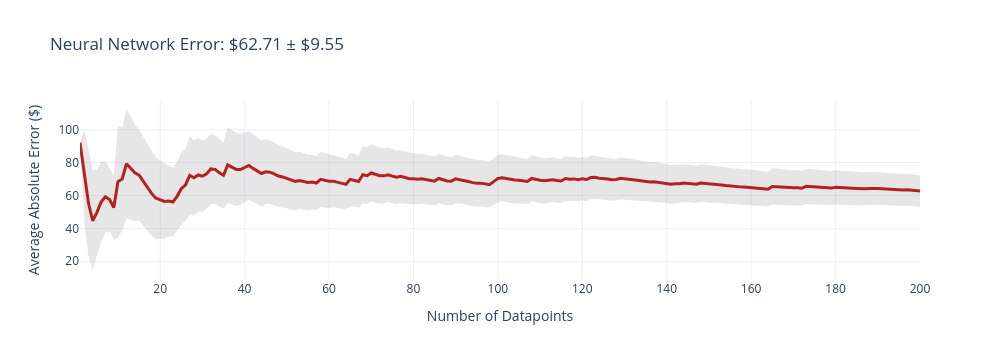
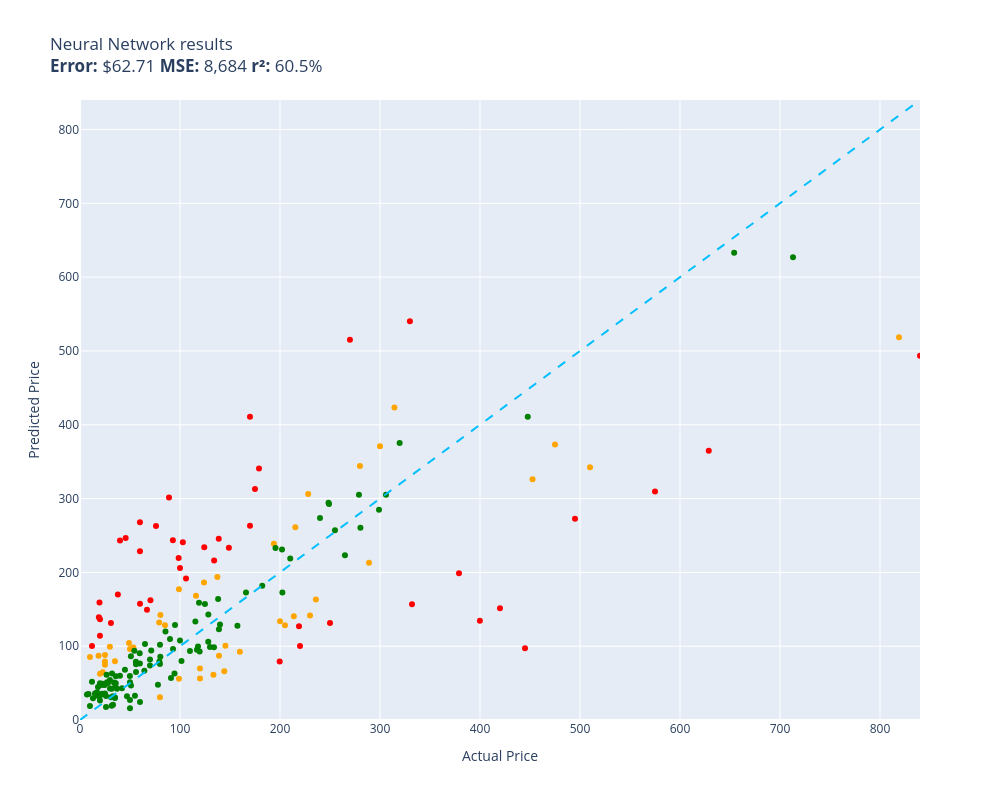

These figures' notebook cell, in order:
### Code cell
evaluate(neural_network, test)

### Figure 1 — Plotly figure (JSON) as saved in the notebook; plotly's stock layout.template omitted (floating-point values rounded to 4 significant figures; data arrays with more than 128 entries replaced by an {"elided": "..."} marker saying what was removed)
{"data": [{"fill": "toself", "fillcolor": "rgba(128,128,128,0.2)", "hoverinfo": "skip", "line": {"color": "rgba(255,255,255,0)"}, "name": "95% CI", "showlegend": false, "type": "scatter", "x": {"elided": "400 int values"}, "y": {"elided": "400 float values"}}, {"customdata": {"elided": "200x1 float values"}, "hovertemplate": "n=%{x}<br>Avg Error=$%{y:,.2f}<br>±95% CI=$%{customdata[0]:,.2f}<extra></extra>", "line": {"color": "firebrick", "width": 3}, "mode": "lines", "name": "Cumulative Avg Error", "type": "scatter", "x": {"elided": "200 int values"}, "y": {"elided": "200 float values"}}], "layout": {"height": 360, "showlegend": false, "title": {"text": "Neural Network Error: $62.71 ± $9.55"}, "width": 1000, "xaxis": {"title": {"text": "Number of Datapoints"}}, "yaxis": {"title": {"text": "Average Absolute Error ($)"}}}}

### Figure 2 — Plotly figure (JSON) as saved in the notebook; plotly's stock layout.template omitted (floating-point values rounded to 4 significant figures)
{"data": [{"customdata": [["Old Blood Noise Excess V2 Distortion Cho...\nGuess=$126.91 Actual=$219.00"], ["Pump Head TBVECHI 175PSI 4KW 5.5HP 21CFM...\nGuess=$540.15 Actual=$329.90"], ["Metabo HPT 36V MultiVolt™ Cordless Rotar...\nGuess=$198.82 Actual=$379.00"], ["SKB iSeries 3i-13096-6KP Case for BlackM...\nGuess=$312.88 Actual=$174.99"], ["Bam Trekking 3027SB Single Black Clarine...\nGuess=$156.71 Actual=$332.00"], ["Mini PC, Kinupute Desktop Computer E3-12...\nGuess=$272.82 Actual=$495.00"], ["Aolemi Oil Rubbed Bronze Single Function...\nGuess=$219.64 Actual=$98.65"], ["10GBase-LR SFP+ Transceiver, Handar 10GB...\nGuess=$136.33 Actual=$19.99"], ["Deco Mount Pro Tripod Microphone Stand w...\nGuess=$228.59 Actual=$59.95"], ["Southwire 120V/15A Right Angle User Atta...\nGuess=$169.92 Actual=$37.87"], ["JRready ST6313 DT Deutsch Connector Kit,...\nGuess=$79.42 Actual=$199.68"], ["Dakota Alert MURS Alert Probe Sensor - M...\nGuess=$100.18 Actual=$219.99"], ["Diversitech WG840585 Motor, (Ddb) 1/3Hp,...\nGuess=$216.09 Actual=$134.12"], ["MC: Pindicator (Dual Intensity Amber)\nGuess=$243.28 Actual=$40.00"], ["Poison Spyder 10-08-020 Rocker Knocker\nGuess=$364.94 Actual=$628.76"], ["Lighted Triangle Mirror Cabinet Bathroom...\nGuess=$97.17 Actual=$445.00"], ["BESTILL Wall Mounted Shower Faucet Set, ...\nGuess=$262.73 Actual=$76.00"], ["Engine Thermostat, Replace 19301-PAA-306...\nGuess=$139.16 Actual=$18.89"], ["Dell Optiplex 390 Desktop Computer i3 3....\nGuess=$234.04 Actual=$124.27"], ["Satco S9596, 4 Count (Pack of 1), 4.18\nGuess=$100.26 Actual=$12.00"], ["LEGO Marvel Avengers War Machine Buster ...\nGuess=$267.83 Actual=$59.95"], ["KOHLER K-1185540-CP Assembly-Slider\nGuess=$246.72 Actual=$45.67"], ["Aeromotive 13304 Regulator, X1 Adjustabl...\nGuess=$515.16 Actual=$269.95"], ["Walker Exhaust Ultra EPA 16478 Direct Fi...\nGuess=$309.63 Actual=$574.99"], ["4LT LUMINETTE Vanity Opal GLS BSN\nGuess=$205.85 Actual=$99.99"], ["Canon Sure Shot 90u 35mm Date Camera\nGuess=$134.44 Actual=$399.89"], ["Wilkinson LOW GAUSS Vintage Tone Strat S...\nGuess=$131.41 Actual=$30.93"], ["Ibanez M510OVS Acoustic Mandolin in Vint...\nGuess=$410.94 Actual=$169.99"], ["Chalkboard Name Badges with Magnetic Bac...\nGuess=$114.22 Actual=$19.95"], ["GENUINE VOLVO THERMOSTAT (3.0, 3.2) S60 ...\nGuess=$240.72 Actual=$102.85"], ["CradlePoint Compact Broadband Router (CB...\nGuess=$301.53 Actual=$89.00"], ["Pyle Wireless Rear View Backup Camera - ...\nGuess=$162.21 Actual=$70.45"], ["18 Inch White Undermount Kitchen Sink - ...\nGuess=$340.67 Actual=$179.00"], ["Music Hall pa15.3 MM/MC Phono Preamplifi...\nGuess=$131.54 Actual=$250.00"], ["Lorell Bell Chair Glide, 2.5\", Black\nGuess=$159.03 Actual=$19.50"], ["KUNFINE Android Radio CarPlay & Android ...\nGuess=$191.86 Actual=$106.00"], ["Dell XPS 13 9343-2727SLV 13.3\" Full HD S...\nGuess=$493.50 Actual=$839.99"], ["Pacific Drums PDCM1618TTRB 16 x 18 Inche...\nGuess=$151.37 Actual=$419.99"], ["Vinyl Soft Top Roll-up Adjustable Truck ...\nGuess=$233.46 Actual=$148.88"], ["Blanco 230966 Valea Stainless Steel Sink...\nGuess=$243.51 Actual=$92.88"], ["KZ ZS10 Pro in Ear Monitor Headphone KZ ...\nGuess=$149.22 Actual=$66.99"], ["Fender Hendrix Voodoo Child Coiled Instr...\nGuess=$157.63 Actual=$59.99"], ["Garmin 010-12402-10 GT15M-TM Transom-Mou...\nGuess=$245.61 Actual=$138.74"], ["Xiaomi Redmi 10 2022 NFC 4G LTE (128GB +...\nGuess=$263.06 Actual=$169.99"]], "hovertemplate": "%{customdata[0]}<extra></extra>", "legendgroup": "red", "marker": {"color": "red", "size": 6, "symbol": "circle"}, "mode": "markers", "name": "red", "orientation": "v", "showlegend": true, "type": "scatter", "x": [219.0, 329.9, 379.0, 175.0, 332.0, 495.0, 98.65, 19.99, 59.95, 37.87, 199.7, 220.0, 134.1, 40.0, 628.8, 445.0, 76.0, 18.89, 124.3, 12.0, 59.95, 45.67, 269.9, 575.0, 99.99, 399.9, 30.93, 170.0, 19.95, 102.8, 89.0, 70.45, 179.0, 250.0, 19.5, 106.0, 840.0, 420.0, 148.9, 92.88, 66.99, 59.99, 138.7, 170.0], "xaxis": "x", "y": [126.9, 540.1, 198.8, 312.9, 156.7, 272.8, 219.6, 136.3, 228.6, 169.9, 79.42, 100.2, 216.1, 243.3, 364.9, 97.17, 262.7, 139.2, 234.0, 100.3, 267.8, 246.7, 515.2, 309.6, 205.9, 134.4, 131.4, 410.9, 114.2, 240.7, 301.5, 162.2, 340.7, 131.5, 159.0, 191.9, 493.5, 151.4, 233.5, 243.5, 149.2, 157.6, 245.6, 263.1], "yaxis": "y"}, {"customdata": [["telpo Headlight Assembly Fit For 15 Camr...\nGuess=$168.20 Actual=$115.99"], ["Stand for Raven Pro Document Scanner - P...\nGuess=$99.19 Actual=$29.85"], ["RBC12-UPC Replacement Battery Cartridge ...\nGuess=$141.68 Actual=$229.99"], ["SuppliesOutlet Compatible Toner Cartridg...\nGuess=$65.89 Actual=$144.29"], ["ACDelco GM Original Equipment FW339 Fron...\nGuess=$260.98 Actual=$215.33"], ["46mm Digital Pro High-Resolution Close-U...\nGuess=$62.74 Actual=$19.99"], ["Panasonic KX-TG6511B DECT 6.0 PLUS Expan...\nGuess=$132.22 Actual=$79.20"], ["CORSAIR Dominator Platinum RGB 32GB (2x1...\nGuess=$186.38 Actual=$124.00"], ["HK SYSTEMS 13\" Heavy Duty Black \"Push\" O...\nGuess=$128.23 Actual=$84.95"], ["DEWALT 20V MAX* XR Impact Driver with Bl...\nGuess=$326.13 Actual=$452.53"], ["Clementoni 39132.5 Jigsaw Puzzle 1,000 P...\nGuess=$30.70 Actual=$79.95"], ["GanFindX Portable Car Hand Controls for ...\nGuess=$92.50 Actual=$159.90"], ["Canon EOS Rebel T7 Digital SLR Camera wi...\nGuess=$518.53 Actual=$819.00"], ["Travelpro Platinum Elite Slim Business L...\nGuess=$140.72 Actual=$213.83"], ["DALDED LED Light Kit for Lego Sonic Gree...\nGuess=$88.12 Actual=$24.99"], ["Wenger City Upgrade Laptop Backpack with...\nGuess=$100.74 Actual=$145.42"], ["KOHLER 18865-CP Filtered Water Faucet, P...\nGuess=$373.29 Actual=$475.00"], ["Projector, CRAZVIEW Projector with WiFi ...\nGuess=$98.10 Actual=$53.40"], ["Sumerain S1339CM Double Handle Widesprea...\nGuess=$163.33 Actual=$235.86"], ["Trail Gear Twin Stick Kit for Top Shift ...\nGuess=$344.20 Actual=$279.92"], ["Neporal Full Spectrum Light Bulb, 6000K ...\nGuess=$86.89 Actual=$18.59"], ["Pidoko Kids Train Table, Grey with 90 Pc...\nGuess=$69.69 Actual=$119.97"], ["Marvel Legends Series X-Men 6-Inch Archa...\nGuess=$55.97 Actual=$98.95"], ["EMART Photography C Stand with Boom Arm,...\nGuess=$56.26 Actual=$119.99"], ["Pioneer 2AM401-BN Two Handle Kitchen Fau...\nGuess=$306.20 Actual=$228.22"], ["Urth 62mm UV, Circular Polarizing (CPL),...\nGuess=$87.17 Actual=$139.00"], ["Royal Designs, Inc. Decorative Abundant ...\nGuess=$74.72 Actual=$24.95"], ["AC Compressor & A/C Kit For BMW 335i 335...\nGuess=$423.45 Actual=$314.41"], ["Universal Power Group 12V 100Ah Sealed L...\nGuess=$133.90 Actual=$199.99"], ["Auertech Portable Washing Machine, 14lbs...\nGuess=$177.02 Actual=$98.99"], ["Evan Fischer Radiator Cooling Fan Assemb...\nGuess=$193.78 Actual=$137.34"], ["SP Air Corporation SP-8102BU 1/4-Inch He...\nGuess=$128.51 Actual=$204.99"], ["Diversitech UC2436-3 Ultralite Condenser...\nGuess=$142.18 Actual=$80.39"], ["4 Inches Rolled Muffler Tip Catback Exha...\nGuess=$238.69 Actual=$193.88"], ["Competition Clutch Disc and Pressure Pla...\nGuess=$342.32 Actual=$510.00"], ["A-Premium Front Suspension Steering Knuc...\nGuess=$104.41 Actual=$48.99"], ["Audio Techinca ATW-T1002 System 10 Handh...\nGuess=$212.92 Actual=$289.00"], ["Replacement Remote Control fit for Sony ...\nGuess=$85.39 Actual=$9.99"], ["Disney Princess Sparkling Princess Sleep...\nGuess=$79.30 Actual=$24.95"], ["Star Wars Die-Cast Metal TITANIUM Series...\nGuess=$64.79 Actual=$22.70"], ["HP Laserjet 2100 Laser Printer W/Test Pr...\nGuess=$370.74 Actual=$299.98"], ["Viola Bow 4/4 Full Size Carbon Fiber (Bl...\nGuess=$96.03 Actual=$49.99"], ["Targus CityGear Durable Backpack, Black,...\nGuess=$61.47 Actual=$133.43"], ["Jada Toys Ryan's World Combo Panda Airli...\nGuess=$79.44 Actual=$34.94"]], "hovertemplate": "%{customdata[0]}<extra></extra>", "legendgroup": "orange", "marker": {"color": "orange", "size": 6, "symbol": "circle"}, "mode": "markers", "name": "orange", "orientation": "v", "showlegend": true, "type": "scatter", "x": [116.0, 29.85, 230.0, 144.3, 215.3, 19.99, 79.2, 124.0, 84.95, 452.5, 79.95, 159.9, 819.0, 213.8, 24.99, 145.4, 475.0, 53.4, 235.9, 279.9, 18.59, 120.0, 98.95, 120.0, 228.2, 139.0, 24.95, 314.4, 200.0, 98.99, 137.3, 205.0, 80.39, 193.9, 510.0, 48.99, 289.0, 9.99, 24.95, 22.7, 300.0, 49.99, 133.4, 34.94], "xaxis": "x", "y": [168.2, 99.19, 141.7, 65.89, 261.0, 62.74, 132.2, 186.4, 128.2, 326.1, 30.7, 92.5, 518.5, 140.7, 88.12, 100.7, 373.3, 98.1, 163.3, 344.2, 86.89, 69.69, 55.97, 56.26, 306.2, 87.17, 74.72, 423.5, 133.9, 177.0, 193.8, 128.5, 142.2, 238.7, 342.3, 104.4, 212.9, 85.39, 79.3, 64.79, 370.7, 96.03, 61.47, 79.44], "yaxis": "y"}, {"customdata": [["NewPower99 Battery Kit for Samsung Galax...\nGuess=$32.72 Actual=$54.95"], ["EXMAX NG-10X Fresnel Lens Focusing Adapt...\nGuess=$81.87 Actual=$69.98"], ["8544771 Dryer Heating Element, 279816 Th...\nGuess=$49.79 Actual=$35.74"], ["Bam France 2002XL Contoured Hightech Bla...\nGuess=$626.92 Actual=$713.00"], ["Innovative Percussion CB-6 Chamois Bass ...\nGuess=$93.74 Actual=$54.32"], ["LOVE MEI Galaxy S10 Lite Case, Military ...\nGuess=$20.75 Actual=$32.98"], ["GJY Portable TV,10.6 inch Mini TV for AT...\nGuess=$79.12 Actual=$79.36"], ["LD Products Compatible Toner Cartridge R...\nGuess=$51.02 Actual=$49.98"], ["APS iBoard 6-inch Aluminum (Black Powder...\nGuess=$218.92 Actual=$210.23"], ["PEMP E65 E66 CDC Simulate Optical Fiber ...\nGuess=$158.72 Actual=$119.00"], ["Intermatic PX300 12V 300W Transformer wi...\nGuess=$98.55 Actual=$134.00"], ["June Garden 12\" Sweet Dolly Charlotte - ...\nGuess=$49.79 Actual=$19.99"], ["KOMPUTERBAY 4GB 2X 2GB DDR2 1066MHz PC2-...\nGuess=$85.76 Actual=$80.34"], ["Scranton & Co 3 Drawer Mobile File Cabin...\nGuess=$133.59 Actual=$115.35"], ["Evergreen HSHB2005 Cylinder Head Gasket ...\nGuess=$90.43 Actual=$59.69"], ["Task T24287 Roman Ogee Router Bit with 1...\nGuess=$78.98 Actual=$55.88"], ["15\" Locking Shower Head Extension Arm in...\nGuess=$75.87 Actual=$79.95"], ["Mylites+ Standard Comic Book Mylar Sleev...\nGuess=$49.70 Actual=$34.99"], ["Tidal Front + Rear Fender Flares 4PC Poc...\nGuess=$256.97 Actual=$254.99"], ["152MM Hole Saws M42 Bi-Metal High Speed ...\nGuess=$44.54 Actual=$17.99"], ["Baseball Backpacks Large 18 Inch Bookbag...\nGuess=$42.36 Actual=$31.77"], ["AUTOFREE LED Tail Lights Assembly Compat...\nGuess=$230.93 Actual=$201.99"], ["Adams Check Payment and Deposit Register...\nGuess=$45.20 Actual=$35.49"], ["3D Tree Hole Branches 075 Stair Risers D...\nGuess=$98.75 Actual=$129.99"], ["Fjallraven, Kanken Laptop 15\" Backpack f...\nGuess=$92.70 Actual=$119.65"], ["Retevis RT68 Soft Earhook Walkie Talkie ...\nGuess=$34.66 Actual=$6.99"], ["Evan-Fischer Front Bumper Cover Compatib...\nGuess=$172.67 Actual=$202.38"], ["Laisomeke Waterproof Junction Box, Unive...\nGuess=$51.94 Actual=$11.99"], ["Webcem Solar Shed Light Outdoor Indoor, ...\nGuess=$47.80 Actual=$77.96"], ["Festool 492370 Platin 2 S1000 Grit 6-Inc...\nGuess=$56.83 Actual=$91.00"], ["Western Digital Enterprise RE4-GP 2TB SA...\nGuess=$93.40 Actual=$109.95"], ["DIMARZIO 204284 DP 163FBK Blues Bucker G...\nGuess=$109.66 Actual=$89.99"], ["VLAND LED Smoked Taillights Compatible F...\nGuess=$273.73 Actual=$239.99"], ["PM Auto Front Right Quick Complete Strut...\nGuess=$157.24 Actual=$124.94"], ["Tablet PC Cover Compatible with Lenovo T...\nGuess=$19.31 Actual=$31.61"], ["Miyaya@ Funny Animal Masks Collection fo...\nGuess=$34.84 Actual=$16.99"], ["Ultra Duster Canned Air Net 10 Oz 6-Pack\nGuess=$59.49 Actual=$49.90"], ["Beck/Arnley 0421945 Air Filter\nGuess=$59.21 Actual=$35.87"], ["IQShield Screen Protector Compatible wit...\nGuess=$18.99 Actual=$9.95"], ["Liberty Imports 12 Pack: US Military Toy...\nGuess=$37.61 Actual=$16.98"], ["Ceramic Talavera Mexican Tile 4x4\", 9 Pi...\nGuess=$54.32 Actual=$29.95"], ["Intrepid International Dressage Letters-...\nGuess=$51.27 Actual=$26.99"], ["ANZO USA 111207 GMC SIERRA 99-06 / YUKON...\nGuess=$181.74 Actual=$182.28"], ["Kingston Brass KS269SN Kingston Clawfoot...\nGuess=$305.24 Actual=$305.99"], ["KUNN Small Electrician Tool Pouch Utilit...\nGuess=$35.40 Actual=$21.99"], ["Trim Kit for 2-handle Shower & Tub Valve...\nGuess=$128.59 Actual=$94.99"], ["iPhone 12/12 Pro Nicaragua Guardabarranc...\nGuess=$26.53 Actual=$19.97"], ["Replacement Remote Control for PANASONIC...\nGuess=$29.80 Actual=$34.95"], ["KS K-STORM Replacement Silicone Mushroom...\nGuess=$35.29 Actual=$8.50"], ["LSSAGOON Backpack for Women Teen Kids Gi...\nGuess=$50.74 Actual=$33.99"], ["Grey Pneumatic 1311SD Impact Socket Set\nGuess=$127.81 Actual=$157.43"], ["4pc Wheel Spacers Adapters 4\" (2inch Per...\nGuess=$95.13 Actual=$116.95"], ["GE RPWF SmartWater Comparable Refrigerat...\nGuess=$42.20 Actual=$36.99"], ["MGP Caliper Covers 39011SACURD Red Powde...\nGuess=$292.80 Actual=$249.00"], ["LSI Broadcom SAS 9300-8i 8-port 12Gb/s S...\nGuess=$99.67 Actual=$118.00"], ["NewFantasia Replacement Audio Cable with...\nGuess=$30.74 Actual=$31.00"], ["Mikrotik RB3011UIAS-RM RouterBOARD 10xGi...\nGuess=$284.69 Actual=$299.00"], ["MONOCARBON Forged Carbon Fiber Case for ...\nGuess=$24.41 Actual=$59.99"], ["DuraGo 29515020 Front Hub Assembly\nGuess=$142.81 Actual=$128.34"], ["MXR Carbon Copy Deluxe Analog Delay Guit...\nGuess=$233.04 Actual=$195.50"], ["Berta (6 Pieces) 1-1/4 inch Overlay, 90 ...\nGuess=$47.34 Actual=$24.66"], ["Linkloos Solar Street Lights Outdoor Wat...\nGuess=$65.02 Actual=$55.99"], ["USB Charger, CIVIE High Speed 60W Multip...\nGuess=$33.36 Actual=$15.99"], ["Cardone 84-58642 New HEI Electronic Dist...\nGuess=$172.75 Actual=$165.99"], ["Hp Pavilion P7-1257c Motherboard Aahd3-h...\nGuess=$76.69 Actual=$59.86"], ["Kastar Battery Pack Replacement for Sony...\nGuess=$34.45 Actual=$19.99"], ["New Replacement seat cover fits Yamaha M...\nGuess=$123.05 Actual=$138.95"], ["Amana Tool - SC587 Carbide Tipped 3-Wing...\nGuess=$94.20 Actual=$71.23"], ["ECCPP Power Steering Pump for 2009-2010 ...\nGuess=$120.06 Actual=$85.48"], ["AZX Stylus Pencil for Apple iPad Pro 202...\nGuess=$42.60 Actual=$29.99"], ["UPR Mach 1 Chin Spoiler Fits 94-98 Musta...\nGuess=$102.83 Actual=$64.99"], ["Raspberry Pi 3 Model B+ Aluminum Case Me...\nGuess=$35.88 Actual=$14.99"], ["Skullcandy Hesh Evo Bluetooth Headphones...\nGuess=$73.91 Actual=$69.99"], ["ROHL WSGUM3018WH Wire Sink Grids, White\nGuess=$106.17 Actual=$128.28"], ["ASUS VY279HE-W 27” 1080P Monitor - White...\nGuess=$163.89 Actual=$138.10"], ["LCD Screen for Dell Inspiron 17R 17.3\" H...\nGuess=$66.65 Actual=$64.37"], ["CTLAMP XL-2100 Professional Quality XL-2...\nGuess=$63.02 Actual=$32.00"], ["200 ' feet True 14 Gauge AWG CCA Speaker...\nGuess=$68.24 Actual=$44.95"], ["APS iBoard (304 Stainless Steel Polished...\nGuess=$223.32 Actual=$264.95"], ["200 Couples Conversation Cards - Enjoy B...\nGuess=$32.12 Actual=$32.97"], ["The Puppet Company - Carpet-Unicorn, Whi...\nGuess=$32.23 Actual=$19.00"], ["KYX Racing Hardened Steel Center Drive S...\nGuess=$32.29 Actual=$46.99"], ["StonKraft Brass Chess Board Game Set wit...\nGuess=$129.41 Actual=$140.00"], ["Baumgartens Sicurix Blank PVC ID Cards (...\nGuess=$32.72 Actual=$19.11"], ["VIPMOTOZ Sequential Turn Signal Premium ...\nGuess=$305.28 Actual=$278.94"], ["OEM Samsung Remote Control Shipped with ...\nGuess=$75.63 Actual=$56.00"], ["Venom Power Terra Hunter R/T+ R/T All-Te...\nGuess=$375.17 Actual=$319.65"], ["Custom Engagement Logo Desk Embosser Sea...\nGuess=$27.26 Actual=$49.95"], ["520 Pieces Christmas Envelope Seal Stick...\nGuess=$17.78 Actual=$25.99"], ["LD Compatible Ink Cartridge Replacement ...\nGuess=$43.16 Actual=$41.99"], ["BestPricedDecals Wine A BIT, You'll Feel...\nGuess=$29.61 Actual=$12.98"], ["VATOS 4 Packs Bubble Machine Gun for Kid...\nGuess=$49.08 Actual=$22.88"], ["Steering Wheel, Carbon Fiber Automotive ...\nGuess=$410.89 Actual=$447.74"], ["BXYJY for Samsung Galaxy Z Fold 3 Case w...\nGuess=$15.97 Actual=$49.99"], ["VONADO Space Wars Colonial Viper MK1 Bui...\nGuess=$60.07 Actual=$39.99"], ["sabermaster TCG Playmat yugioh playmat T...\nGuess=$34.67 Actual=$21.99"], ["DuraGo BR5330 Front Vented Disc Brake Ro...\nGuess=$79.91 Actual=$101.51"], ["Glovion Music Stand Light, Clip On Piano...\nGuess=$49.99 Actual=$27.99"], ["Samsung DA97-07603B Freezer Ice Maker As...\nGuess=$96.06 Actual=$93.02"], ["Intex River Run Connect Lounge (Four)\nGuess=$62.92 Actual=$94.49"], ["Empava 24\" Single Wall Ovens 10 Cooking ...\nGuess=$633.03 Actual=$654.14"], ["Think Gizmos Build Your Own Robot Toys f...\nGuess=$35.82 Actual=$24.95"], ["PowerSport Front Rear Brakes and Rotors ...\nGuess=$294.45 Actual=$248.51"], ["VTech Strum and Jam Kidi Musical Guitar ...\nGuess=$47.40 Actual=$21.99"], ["W11130208 W10695459 Refrigerator LED Mod...\nGuess=$61.24 Actual=$26.59"], ["Pyle 2x120 Watt Home Audio Speaker Power...\nGuess=$86.24 Actual=$50.92"], ["STICKGOO Peel and Stick Backsplash for K...\nGuess=$30.64 Actual=$34.99"], ["Fitness Center Gym Room Weight Train Dua...\nGuess=$107.78 Actual=$99.99"], ["MonMount Triple Monitor Stand Freestandi...\nGuess=$102.08 Actual=$79.99"], ["For Volvo C70 S70 V70 V40 S40 AC Compres...\nGuess=$260.38 Actual=$280.41"], ["Refresh NSF-53 Premium Replacement Refri...\nGuess=$46.71 Actual=$50.99"], ["NICKSTON Red Sparkling Glitter Slim Band...\nGuess=$32.68 Actual=$25.99"]], "hovertemplate": "%{customdata[0]}<extra></extra>", "legendgroup": "green", "marker": {"color": "green", "size": 6, "symbol": "circle"}, "mode": "markers", "name": "green", "orientation": "v", "showlegend": true, "type": "scatter", "x": [54.95, 69.98, 35.74, 713.0, 54.32, 32.98, 79.36, 49.98, 210.2, 119.0, 134.0, 19.99, 80.34, 115.3, 59.69, 55.88, 79.95, 34.99, 255.0, 17.99, 31.77, 202.0, 35.49, 130.0, 119.7, 6.99, 202.4, 11.99, 77.96, 91.0, 110.0, 89.99, 240.0, 124.9, 31.61, 16.99, 49.9, 35.87, 9.95, 16.98, 29.95, 26.99, 182.3, 306.0, 21.99, 94.99, 19.97, 34.95, 8.5, 33.99, 157.4, 117.0, 36.99, 249.0, 118.0, 31.0, 299.0, 59.99, 128.3, 195.5, 24.66, 55.99, 15.99, 166.0, 59.86, 19.99, 138.9, 71.23, 85.48, 29.99, 64.99, 14.99, 69.99, 128.3, 138.1, 64.37, 32.0, 44.95, 264.9, 32.97, 19.0, 46.99, 140.0, 19.11, 278.9, 56.0, 319.6, 49.95, 25.99, 41.99, 12.98, 22.88, 447.7, 49.99, 39.99, 21.99, 101.5, 27.99, 93.02, 94.49, 654.1, 24.95, 248.5, 21.99, 26.59, 50.92, 34.99, 99.99, 79.99, 280.4, 50.99, 25.99], "xaxis": "x", "y": [32.72, 81.87, 49.79, 626.9, 93.74, 20.75, 79.12, 51.02, 218.9, 158.7, 98.55, 49.79, 85.76, 133.6, 90.43, 78.98, 75.87, 49.7, 257.0, 44.54, 42.36, 230.9, 45.2, 98.75, 92.7, 34.66, 172.7, 51.94, 47.8, 56.83, 93.4, 109.7, 273.7, 157.2, 19.31, 34.84, 59.49, 59.21, 18.99, 37.61, 54.32, 51.27, 181.7, 305.2, 35.4, 128.6, 26.53, 29.8, 35.29, 50.74, 127.8, 95.13, 42.2, 292.8, 99.67, 30.74, 284.7, 24.41, 142.8, 233.0, 47.34, 65.02, 33.36, 172.8, 76.69, 34.45, 123.1, 94.2, 120.1, 42.6, 102.8, 35.88, 73.91, 106.2, 163.9, 66.65, 63.02, 68.24, 223.3, 32.12, 32.23, 32.29, 129.4, 32.72, 305.3, 75.63, 375.2, 27.26, 17.78, 43.16, 29.61, 49.08, 410.9, 15.97, 60.07, 34.67, 79.91, 49.99, 96.06, 62.92, 633.0, 35.82, 294.5, 47.4, 61.24, 86.24, 30.64, 107.8, 102.1, 260.4, 46.71, 32.68], "yaxis": "y"}, {"hoverinfo": "skip", "line": {"color": "deepskyblue", "dash": "dash", "width": 2}, "mode": "lines", "name": "y = x", "showlegend": false, "type": "scatter", "x": [0, 840.0], "y": [0, 840.0]}], "layout": {"height": 800, "legend": {"title": {"text": "color"}, "tracegroupgap": 0}, "showlegend": false, "title": {"text": "Neural Network results<br><b>Error:</b> $62.71 <b>MSE:</b> 8,684 <b>r²:</b> 60.5%"}, "width": 1000, "xaxis": {"anchor": "y", "domain": [0, 1], "range": [0, 840.0], "title": {"text": "Actual Price"}}, "yaxis": {"anchor": "x", "domain": [0, 1], "range": [0, 840.0], "title": {"text": "Predicted Price"}}}}
